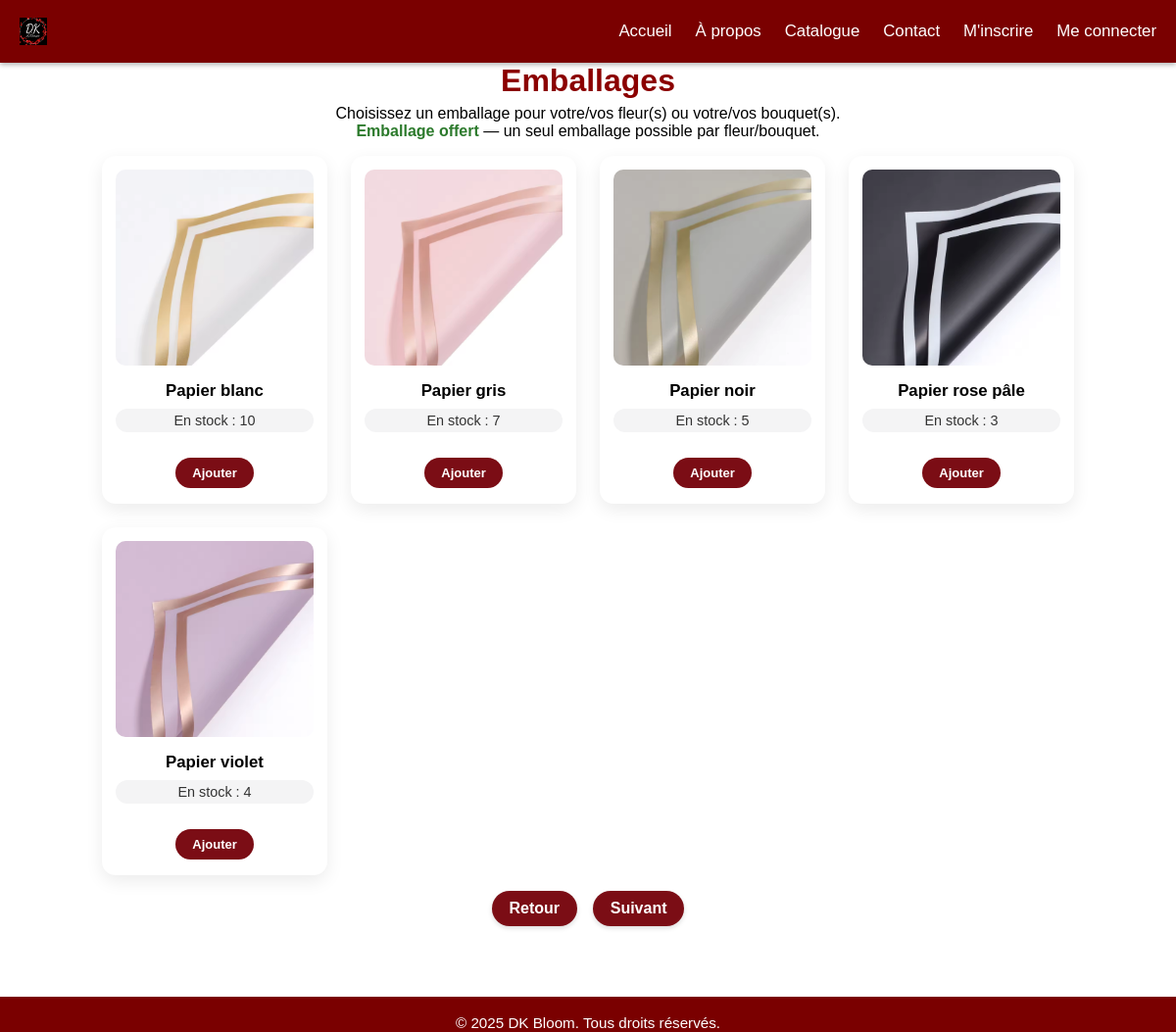
Page /pages/interface_emballage.php on the committed database.
### tables this page shows
CREATE TABLE `EMBALLAGE` (
                             `EMB_ID`        BIGINT PRIMARY KEY AUTO_INCREMENT,
                             `EMB_NOM`       VARCHAR(120) NOT NULL,
                             `EMB_COULEUR`   VARCHAR(40)  NOT NULL,
                             `EMB_QTE_STOCK` INT NOT NULL DEFAULT 0,
                             CONSTRAINT `CK_EMB_STOCK_NON_NEG` CHECK (`EMB_QTE_STOCK` >= 0)
);

### pages/interface_emballage.php (the view, shortened to what this page needs)
<?php
$dir  = rtrim(dirname($_SERVER['PHP_SELF'] ?? $_SERVER['SCRIPT_NAME']), '/\\');
$BASE = ($dir === '' || $dir === '.') ? '/' : $dir . '/';
$origin = $_GET['from'] ?? '';
if ($origin === '') $origin = 'bouquet';
$retourSupp = $BASE . 'interface_supplement.php?from=' . urlencode($origin);
$suivantCmd = $BASE . 'commande.php';
$pdo = require __DIR__ . '/../database/config/connexionBDD.php';
$sql = "SELECT EMB_ID, EMB_NOM, EMB_COULEUR, COALESCE(EMB_QTE_STOCK,0) AS STOCK
        FROM EMBALLAGE
        ORDER BY EMB_NOM";
$embs = $pdo->query($sql)->fetchAll(PDO::FETCH_ASSOC);
$legacyMap = [
    1 => 'emballage_blanc.PNG',
    2 => 'emballage_gris.PNG',
    3 => 'emballage_noir.PNG',
    4 => 'emballage_rose.PNG',
    5 => 'emballage_violet.PNG',
];
function resolveEmbImage(int $id, string $name, string $BASE, array $legacyMap): ?string {
    $fsRoot = __DIR__;
    $fs1 = $fsRoot . "/img/emballages/emb_{$id}.png";
    if (!empty($legacyMap[$id])) {
        $legacy = $legacyMap[$id];
        $fs2 = $fsRoot . "/img/" . $legacy;
        if (is_file($fs2)) return $BASE . "img/" . $legacy;
    }
    return null;
}
?>
<!DOCTYPE html>
<html lang="fr">
<head>
    <link rel="stylesheet" href="<?= $BASE ?>css/style_header_footer.css">
    <link rel="stylesheet" href="<?= $BASE ?>css/styleCatalogue.css">
</head>
<body>
<?php include __DIR__ . '/includes/header.php'; ?>
<main id="emb-page" class="container catalogue-page" role="main">
    <h1 class="section-title">Emballages</h1>
    <p class="muted" style="text-align:center;margin:-6px 0 16px;">
        Choisissez un emballage pour votre/vos fleur(s) ou votre/vos bouquet(s).<br>
        <strong class="price">Emballage offert</strong> — un seul emballage possible par fleur/bouquet.
    </p>
    <div id="emb-grid" aria-label="Liste d'emballages">
        <?php foreach ($embs as $e):
            $id    = (int)$e['EMB_ID'];
            $name  = $e['EMB_NOM'];
            $stock = (int)$e['STOCK'];
            $imgUrl = resolveEmbImage($id, $name, $BASE, $legacyMap);
            $disabled = $stock <= 0;
            ?>
            <div class="card product"
                 data-emb-id="<?= $id ?>"
                 data-name="<?= htmlspecialchars($name, ENT_QUOTES, 'UTF-8') ?>"
                 data-stock="<?= $stock ?>"
                 data-disabled="<?= $disabled ? '1' : '0' ?>">
                <?php if ($imgUrl): ?>
                    <img src="<?= htmlspecialchars($imgUrl) ?>" alt="<?= htmlspecialchars($name) ?>" loading="lazy">
                <?php endif; ?>
                <h3><?= htmlspecialchars($name) ?></h3>
                <span class="stock-badge <?= $disabled ? 'out':'' ?>" data-stock-badge>
          <?= $disabled ? 'Rupture de stock' : ('En stock : '.$stock) ?>
        </span>
                <br>
                <button type="button" class="add-to-cart" data-add <?= $disabled ? 'disabled' : '' ?>>
                    Ajouter
                </button>
            </div>
        <?php endforeach; ?>
    </div>
    <div class="nav-actions">
        <a href="<?= htmlspecialchars($retourSupp) ?>" class="button">Retour</a>
        <a href="<?= htmlspecialchars($suivantCmd) ?>" class="button">Suivant</a>
    </div>
</main>
<?php include __DIR__ . '/includes/footer.php'; ?>
</body>
</html>

### pages/css/style_header_footer.css (style rules this page uses)
:root { --brand:#7a0000; --container:1200px; --header-h:64px; }
* { margin:0;padding:0;box-sizing:border-box }
html,body { height:100% }
body { min-height:100%; display:flex; flex-direction:column; font-family:Arial, sans-serif; padding-top:var(--header-h); }
main { flex:1 }
.container { max-width:var(--container);margin:0 auto;padding:0 16px }

### pages/css/styleCatalogue.css (style rules this page uses)
h1, .catalogue-page .section-title { color: darkred; text-align: center; margin: 0 0 12px; padding: 0; }
button { background: darkred; color: #fff; border: none; padding: 8px 14px; border-radius: 15px; cursor: pointer; font-size: 13px; font-weight: bold; transition: background .3s, transform .2s; }
a.button, a.add-to-cart { display: inline-block; margin: 10px; padding: 8px 13px; background: #fff; color: darkred; text-decoration: none; font-weight: bold; border-radius: 15px; box-shadow: 0 2px 5px rgba(0,0,0,.15); transition: background .3s, transform .2s; }
:root { --card-min: 220px; }
.price { font-weight: 600; }

### pages/interface_emballage.php (style rules this page uses)
#emb-grid { display:grid !important; grid-template-columns: repeat(auto-fill, minmax(230px, 1fr)) !important; gap:24px !important; max-width:1200px; margin:0 auto; align-items:stretch; }
.card.product { width:100% !important; max-width:none !important; background:#fff; border-radius:14px; box-shadow:0 6px 18px rgba(0,0,0,.08); padding:14px 14px 16px; display:flex; flex-direction:column; justify-content:flex-start; position:relative; text-align:center; }
.card.product img { width:100%; height:200px; object-fit:cover; border-radius:10px; margin-bottom:10px; display:block; }
.card.product h3 { margin:6px 0 2px; font-size:1.05rem; }
.price { font-weight:600; color:#2c7a2c; margin-bottom:10px; }
.stock-badge { margin:6px 0 8px; font-size:.9rem; padding:4px 8px; border-radius:999px; display:inline-block; background:#f4f4f5; color:#333; }
.add-to-cart { align-self:center; padding:.5rem 1.1rem; border-radius:999px; background:var(--accent, #7b0d15); color:#fff; border:none; cursor:pointer; transition:transform .06s ease, filter .2s ease; }
.nav-actions { text-align:center; margin:16px 0 24px; }
.nav-actions .button { display:inline-block; margin:0 6px; padding:.55rem 1.1rem; border-radius:999px; background:var(--accent, #7b0d15); color:#fff; text-decoration:none; }

### rows in the picture
emballage: shows a picture, EMB_NOM "Papier blanc", stock "10"
emballage: shows a picture, EMB_NOM "Papier gris", stock "7"
emballage: shows a picture, EMB_NOM "Papier noir", stock "5"
emballage: shows a picture, EMB_NOM "Papier rose pâle", stock "3"
emballage: shows a picture, EMB_NOM "Papier violet", stock "4"
